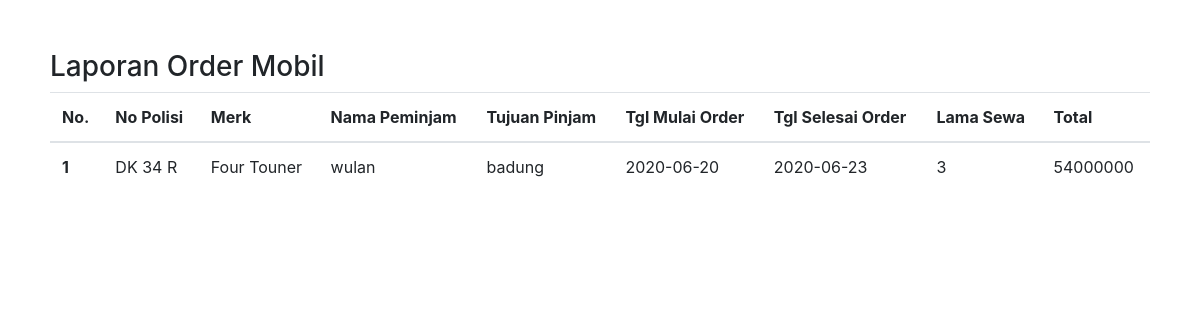
Screenshot of /crorder.php with the database file from the repository.
### tables this page shows
CREATE TABLE `sewa` (
  `id_sewa` int(11) NOT NULL,
  `id_mobil` int(11) NOT NULL,
  `id_admin` int(11) NOT NULL,
  `nama_order` varchar(90) NOT NULL,
  `ktp` varchar(25) NOT NULL,
  `jenkel_order` varchar(20) NOT NULL,
  `alamat` varchar(90) NOT NULL,
  `tlp_order` varchar(12) NOT NULL,
  `tujuan` varchar(90) NOT NULL,
  `tgl_order` date NOT NULL,
  `tgl_kembali` date NOT NULL,
  `lama` int(11) NOT NULL,
  `harga_total` double NOT NULL,
  `s_order` varchar(20) NOT NULL
);

CREATE TABLE `mobil` (
  `id_mobil` int(11) NOT NULL,
  `no_polisi` varchar(12) NOT NULL,
  `merk` varchar(90) NOT NULL,
  `tahun` varchar(10) NOT NULL,
  `harga` double NOT NULL,
  `s_mobil` varchar(20) NOT NULL
);

### crorder.php (the view, shortened to what this page needs)
<!doctype html>
<html lang="en">
<head>
    <link rel="stylesheet" href="https://stackpath.bootstrapcdn.com/bootstrap/4.3.1/css/bootstrap.min.css">
</head>
<body style="padding:50px;" onload="window.print();">
    <?php
    include("koneksi.php");
    $cari = mysqli_query($koneksi, "select * from mobil,sewa where mobil.id_mobil=sewa.id_mobil") or die(mysqli_error());
    ?>
    <h3>Laporan Order Mobil</h3>
    <table class="table table-hover">
        <thead>
            <tr>
                <th>No.</th>
                <th>No Polisi</th>
                <th>Merk</th>
                <th>Nama Peminjam</th>
                <th>Tujuan Pinjam</th>
                <th>Tgl Mulai Order</th>
                <th>Tgl Selesai Order</th>
                <th>Lama Sewa</th>
                <Th>Total</Th>
            </tr>
        </thead>
        <tbody>
            <?php
            $no = 1;
            while ($data = mysqli_fetch_array($cari)) {
                ?>
                <tr>
                    <th scope="row"><?php echo $no; ?></th>
                    <td><?php echo $data['no_polisi']; ?></td>
                    <td><?php echo $data['merk']; ?></td>
                    <td><?php echo $data['nama_order']; ?></td>
                    <td><?php echo $data['tujuan']; ?></td>
                    <td><?php echo $data['tgl_order']; ?></td>
                    <td><?php echo $data['tgl_kembali']; ?></td>
                    <td><?php echo $data['lama']; ?></td>
                    <td><?php echo $data['harga_total']; ?></td>
                </tr>
            <?php
                $no++;
            }
            ?>
        </tbody>
    </table>
</body>
</html>

### rows the page displays
sewa: id_mobil.no_polisi "DK 34 R", id_mobil.merk "Four Touner", nama_order "wulan", tujuan "badung", tgl_order "2020-06-20", tgl_kembali "2020-06-23", lama "3", harga_total "54000000"
